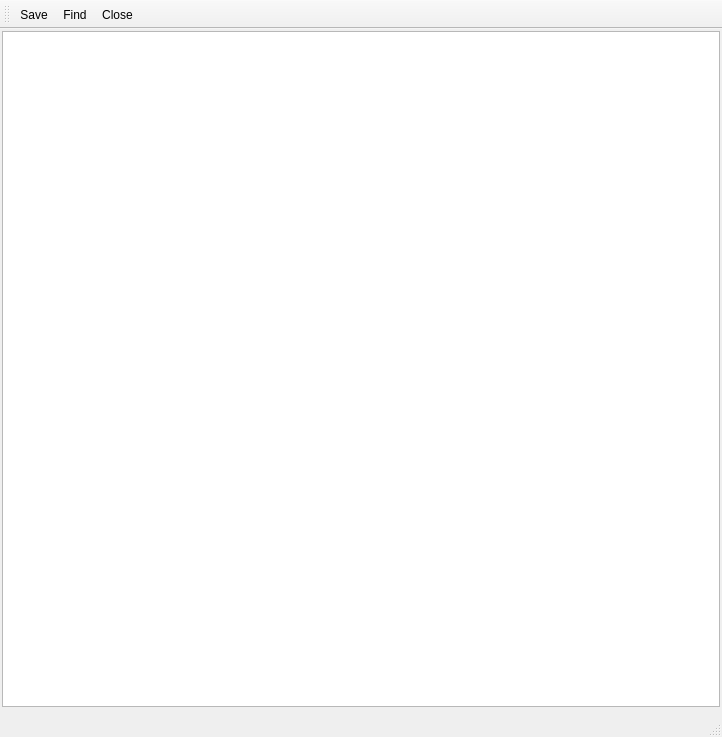
<?xml version="1.0" encoding="UTF-8"?>
<ui version="4.0">
 <class>CustomFilterEditor</class>
 <widget class="QMainWindow" name="CustomFilterEditor">
  <property name="geometry">
   <rect>
    <x>0</x>
    <y>0</y>
    <width>722</width>
    <height>737</height>
   </rect>
  </property>
  <property name="windowTitle">
   <string>Edit Custom Filters</string>
  </property>
  <widget class="QWidget" name="centralwidget">
   <layout class="QVBoxLayout" name="verticalLayout">
    <property name="leftMargin">
     <number>2</number>
    </property>
    <property name="topMargin">
     <number>2</number>
    </property>
    <property name="rightMargin">
     <number>2</number>
    </property>
    <property name="bottomMargin">
     <number>2</number>
    </property>
    <item>
     <widget class="CodeEditor" name="filterEditor"/>
    </item>
    <item>
     <widget class="FindTextWidget" name="widgetFindText" native="true"/>
    </item>
   </layout>
  </widget>
  <widget class="QStatusBar" name="statusbar"/>
  <widget class="QToolBar" name="toolBar">
   <property name="windowTitle">
    <string>toolBar</string>
   </property>
   <attribute name="toolBarArea">
    <enum>TopToolBarArea</enum>
   </attribute>
   <attribute name="toolBarBreak">
    <bool>false</bool>
   </attribute>
   <addaction name="actionSave"/>
   <addaction name="actionFind"/>
   <addaction name="actionClose"/>
  </widget>
  <action name="actionSave">
   <property name="icon">
    <iconset theme="document-save">
     <normaloff>.</normaloff>.</iconset>
   </property>
   <property name="text">
    <string>Save</string>
   </property>
   <property name="toolTip">
    <string>Save Changes</string>
   </property>
   <property name="shortcut">
    <string>Ctrl+S</string>
   </property>
  </action>
  <action name="actionFind">
   <property name="icon">
    <iconset theme="edit-find">
     <normaloff>.</normaloff>.</iconset>
   </property>
   <property name="text">
    <string>Find</string>
   </property>
   <property name="toolTip">
    <string>Find Text</string>
   </property>
   <property name="shortcut">
    <string>Ctrl+F</string>
   </property>
  </action>
  <action name="actionClose">
   <property name="icon">
    <iconset theme="window-close">
     <normaloff>.</normaloff>.</iconset>
   </property>
   <property name="text">
    <string>Close</string>
   </property>
   <property name="toolTip">
    <string>Close Window</string>
   </property>
   <property name="shortcut">
    <string>Ctrl+Q</string>
   </property>
  </action>
 </widget>
 <customwidgets>
  <customwidget>
   <class>FindTextWidget</class>
   <extends>QWidget</extends>
   <header>Widgets/FindTextWidget.h</header>
   <container>1</container>
  </customwidget>
  <customwidget>
   <class>CodeEditor</class>
   <extends>QPlainTextEdit</extends>
   <header>Widgets/CodeEditor.h</header>
  </customwidget>
 </customwidgets>
 <resources/>
 <connections/>
</ui>
